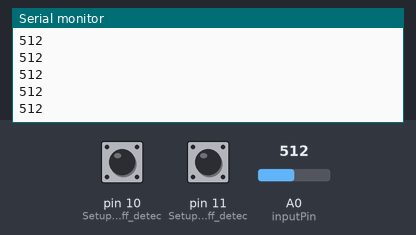
Simulated run of this sketch. Board: Arduino Uno, built with avr-gcc and run on an emulated ATmega328P. Shown: the last lines printed to the serial monitor. The test bench sets the inputs (shaded band); at power-on: pin 10 (Setup_for_leads_off_detec) LOW, A0 (inputPin) = 512, pin 11 (Setup_for_leads_off_detec) LOW.

Above: at 1.2 s.
1.3 s: pin 10 (Setup_for_leads_off_detec) pulled HIGH for 0.15 s
2.9 s: A0 (inputPin) set to 716
At 3.4 s:
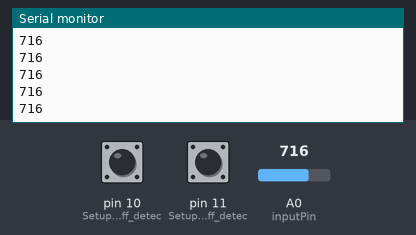
4.4 s: pin 11 (Setup_for_leads_off_detec) pulled HIGH for 0.15 s
6.0 s: A0 (inputPin) set to 900
At 6.5 s:
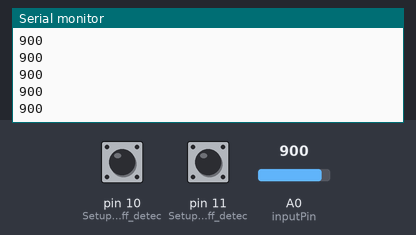
7.5 s: pin 10 (Setup_for_leads_off_detec) pulled HIGH for 0.15 s
9.1 s: pin 11 (Setup_for_leads_off_detec) pulled HIGH for 0.15 s
Timing chart, 0 to 11.7 s (numbered marks = the images above; inputs shaded):
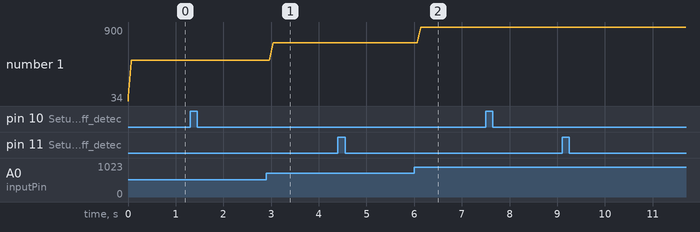

The sketch:

Heart_Rate_Display_Arduino.ino
```cpp
// (licence header left out)
const int numReadings = 15;

int readings[numReadings];      // the readings from the analog input
int readIndex = 0;              // the index of the current reading
float total = 0;                  // the running total
int average = 0;                // the average

int inputPin = A0;

void setup() {
  // initialize the serial communication:
  Serial.begin(9600);
  pinMode(10, INPUT); // Setup for leads off detection LO +
  pinMode(11, INPUT); // Setup for leads off detection LO -
  for (int thisReading = 0; thisReading < numReadings; thisReading++) {
    readings[thisReading] = 0;
  }
}

void loop() {

  if((digitalRead(10) == 1)||(digitalRead(11) == 1)){
    Serial.println('!');
  }
  else{
    // send the value of analog input 0:
        // subtract the last reading:
  total = total - readings[readIndex];
  // read from the sensor:
  readings[readIndex] = analogRead(inputPin);
  // add the reading to the total:
  total = total + readings[readIndex];
  // advance to the next position in the array:
  readIndex = readIndex + 1;

  // if we're at the end of the array...
  if (readIndex >= numReadings) {
    // ...wrap around to the beginning:
    readIndex = 0;
  }

  // calculate the average:
  average = total / numReadings;
  // send it to the computer as ASCII digits
  Serial.println(average);
  }
  //Wait for a bit to keep serial data from saturating
  delay(0.5);
}
```

Measured:
- after the input at 2.9 s, the serial monitor: prints a new line after 0.07 s (image 1)
- after the input at 6.0 s, the serial monitor: prints a new line after 0.07 s (image 2)
- plotted number 1: 512 → 716 after the input at 2.9 s, 716 → 900 after the input at 6.0 s
